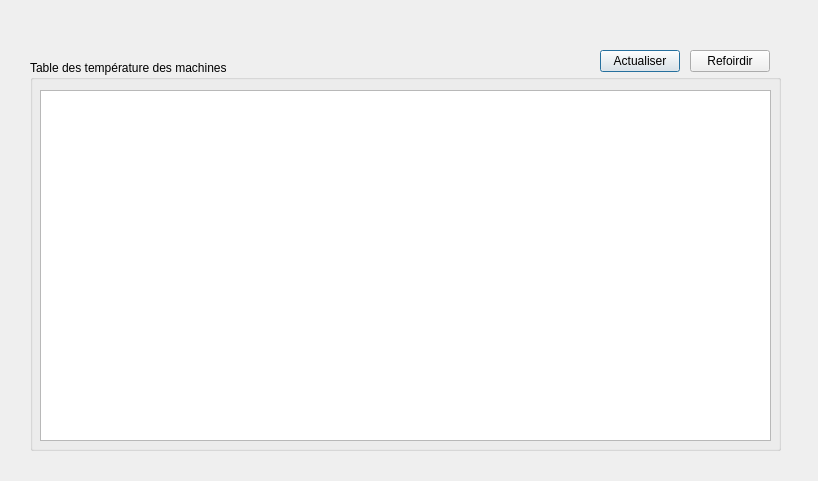
<?xml version="1.0" encoding="UTF-8"?>
<ui version="4.0">
 <class>temp</class>
 <widget class="QDialog" name="temp">
  <property name="geometry">
   <rect>
    <x>0</x>
    <y>0</y>
    <width>818</width>
    <height>481</height>
   </rect>
  </property>
  <property name="windowTitle">
   <string>Gestion des températures</string>
  </property>
  <widget class="QGroupBox" name="groupBox">
   <property name="geometry">
    <rect>
     <x>30</x>
     <y>60</y>
     <width>751</width>
     <height>391</height>
    </rect>
   </property>
   <property name="title">
    <string>Table des température des machines</string>
   </property>
   <widget class="QTableView" name="afficher_temp">
    <property name="geometry">
     <rect>
      <x>10</x>
      <y>30</y>
      <width>731</width>
      <height>351</height>
     </rect>
    </property>
   </widget>
  </widget>
  <widget class="QPushButton" name="pushButton">
   <property name="geometry">
    <rect>
     <x>600</x>
     <y>50</y>
     <width>80</width>
     <height>22</height>
    </rect>
   </property>
   <property name="text">
    <string>Actualiser</string>
   </property>
  </widget>
  <widget class="QPushButton" name="pushButton_2">
   <property name="geometry">
    <rect>
     <x>690</x>
     <y>50</y>
     <width>80</width>
     <height>22</height>
    </rect>
   </property>
   <property name="text">
    <string>Refoirdir</string>
   </property>
  </widget>
 </widget>
 <resources/>
 <connections/>
</ui>
